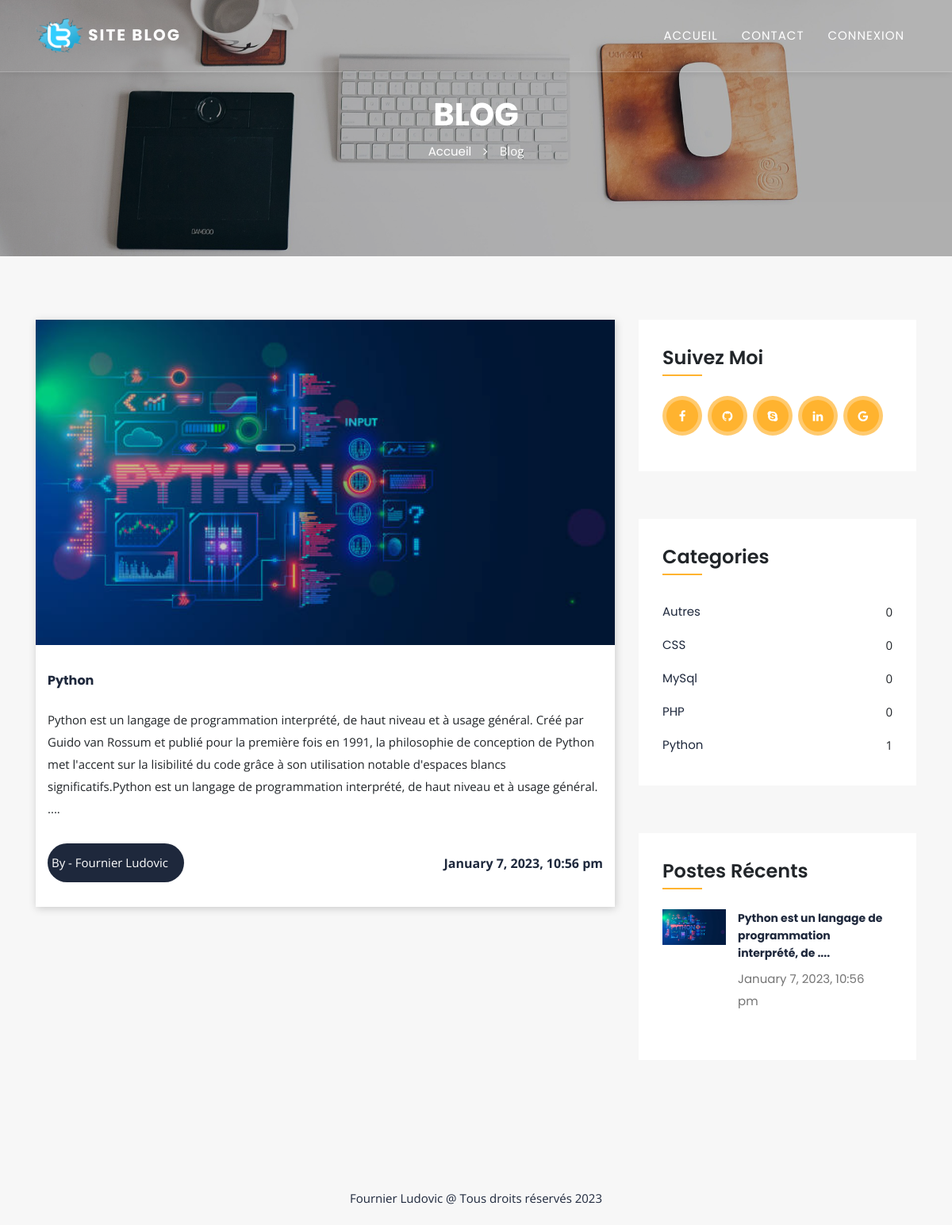
The page / on the database its author committed.
### tables this page shows
CREATE TABLE IF NOT EXISTS `title` (
  `id` int NOT NULL AUTO_INCREMENT,
  `title` varchar(255) NOT NULL,
  `logo` varchar(255) NOT NULL,
  PRIMARY KEY (`id`)
);

CREATE TABLE IF NOT EXISTS `post` (
  `id` int NOT NULL AUTO_INCREMENT,
  `category_id` int NOT NULL,
  `title` varchar(255) NOT NULL,
  `body` text NOT NULL,
  `image` varchar(255) NOT NULL,
  `author` varchar(50) NOT NULL,
  `tags` varchar(255) NOT NULL,
  `date` timestamp NOT NULL DEFAULT CURRENT_TIMESTAMP,
  PRIMARY KEY (`id`)
);

CREATE TABLE IF NOT EXISTS `social` (
  `id` int NOT NULL AUTO_INCREMENT,
  `facebook` varchar(255) NOT NULL,
  `github` varchar(255) NOT NULL,
  `skype` varchar(255) NOT NULL,
  `linkedin` varchar(255) NOT NULL,
  `google` varchar(255) NOT NULL,
  PRIMARY KEY (`id`)
);

CREATE TABLE IF NOT EXISTS `category` (
  `category_id` int NOT NULL AUTO_INCREMENT,
  `name` varchar(50) NOT NULL,
  PRIMARY KEY (`category_id`)
);

CREATE TABLE IF NOT EXISTS `footer` (
  `id` int NOT NULL AUTO_INCREMENT,
  `copyright` varchar(255) NOT NULL,
  PRIMARY KEY (`id`)
);

### db/Database.php (called while the page is built, shortened)
<?php
class Database
{
    public $host = DB_HOST;
    public $user = DB_USER;
    public $pass = DB_PASSWORD;
    public $dbname = DB_NAME;
    public $link;
    private function connectDB()
    {
        $this->link = new mysqli($this->host, $this->user, $this->pass, $this->dbname);
    }
    public function select($query)
    {
        $result = $this->link->query($query) or die($this->link->error . __LINE__);
        if ($result->num_rows > 0) {
            return $result;
        } else {
            return false;
        }
    }
}

### classes/format.php (called while the page is built, shortened)
<?php
class Format
{
    public function formatDate($date){
        return date('F j, Y, g:i a', strtotime($date));
    }
    public function textShorten($text, $limit = 400){
        $text = $text. " ";
        $text = substr($text, 0, $limit);
        $text = substr($text, 0, strrpos($text, ' '));
        $text = $text. " .... ";
        return $text;
    }
}

### index.php (the view)
<?php include "includes/header.php" ?>
<section class="banner background9 overlay_three full_row">
    <div class="container">
        <div class="row">
            <div class="col-md-12 col-lg-12">
                <div class="banner_text text-center">
                    <h1 class="page_banner_title color_white text-uppercase">Blog</h1>
                    <div class="breadcrumbs m-auto d-inline-block">
                        <ul>
                            <li class="hover_gray"><a href="index.php">Accueil</a></li>
                            <li><i class="fa fa-angle-right" aria-hidden="true"></i></li>
                            <li class="color-default">Blog</li>
                        </ul>
                    </div>
                </div>
            </div>
        </div>
    </div>
</section>
<section class="blog_area py_80 bg_secondery full_row">
    <div class="container">
        <div class="row">
            <div class="col-md-7 col-lg-8">
                <div class="blog_list mb_60">
                    <?php
                    $query = "SELECT * FROM post ORDER BY id DESC";
                    $post = $db->select($query);
                    if ($post) {
                        while ($result = $post->fetch_assoc()) {
                    ?>
                            <div class="blog_item mb_30 wow animated slideInUp">
                                <div class="blog_img overlay_one"><img src="admin/<?php echo $result['image']; ?>" alt="image"></div>
                                <div class="blog_content bg_white">
                                    <div class="blog_title">
                                        <a class="color_primary" href="post_details.php?id=<?php echo $result['id'];  ?>">
                                            <h5><?php echo $result['title'];  ?></h5>
                                        </a>
                                    </div>
                                    <p class="mt_15 mb_30"> <?php echo $format->textShorten($result['body']); ?></p>
                                    <div class="admin">
                                        <span class="color_white">By - <?php echo $result['author']; ?></span>
                                    </div>
                                    <div class="date float-right color_primary"><?php echo $format->formatDate($result['date']);  ?></div>
                                </div>
                            </div>
                        <?php  } ?>
                    <?php  } ?>
                </div>
            </div>
            <?php
            include "includes/sidebar.php";
            ?>
        </div>
    </div>
</section>
<?php include "includes/footer.php"; ?>

### includes/header.php (shortened to what this page needs)
<?php include "db/Database.php" ?>
<?php include "classes/format.php" ?>
<?php
$db = new Database();
$format = new Format();
?>
<!DOCTYPE html>
<html lang="en">
<head>
    <link rel="stylesheet" href="css/bootstrap.min.css">
    <link rel="stylesheet" href="css/font-awesome.min.css">
    <link rel="stylesheet" href="fonts/flaticon.css">
    <link rel="stylesheet" href="css/plugins.css">
    <link rel="stylesheet" href="css/style.css">
    <link rel="stylesheet" href="css/color.css" id="color-change">
</head>
<body id="top" class="page-load">
    <div id="page_wrapper">
        <div class="row">
            <header class="main_nav">
                <div class="container">
                    <nav class="navbar navbar-expand-lg navbar-light w-100">
                        <?php
                        $query = "SELECT * FROM title WHERE id='1'";
                        $title = $db->select($query);
                        if ($title) {
                            while ($result = $title->fetch_assoc()) {
                        ?>
                                <a class="navbar-brand p_0" href="index.php#top"><img class="nav-logo" src="admin/<?php echo $result['logo'] ?>" style="height: 50px; width: 60px;" alt="logo"> <span><?php echo $result['title'] ?></span></a>
                        <?php }
                        } ?>
                        <div class="collapse navbar-collapse" id="navbarSupportedContent">
                            <ul class="navbar-nav ml-auto">
                                <li class="nav-item"><a class="nav-link" href="index.php">Accueil</a></li>
                                <li class="nav-item"><a class="nav-link" href="contact.php">Contact</a></li>
                                <li class="nav-item"><a class="nav-link" href="../../Blog_soutenance/admin/login.php">Connexion</a></li>
                            </ul>
                        </div>
                    </nav>
                </div>
            </header>

### includes/sidebar.php
<div class="col-md-5 col-lg-4">
    <div class="blog_sidebar">
        <div class="widget mb_60 d-inline-block p_30 bg_white full_row wow animated slideInUp">
            <h3 class="widget_title mb_30 text-capitalize">Suivez moi</h3>
            <div class="socal_media">
                <ul>
                    <?php
                    $query = "SELECT * FROM social WHERE id='1'";
                    $social = $db->select($query);
                    if ($social) {
                        while ($result = $social->fetch_assoc()) {
                    ?>
                            <li><a href="<?php echo $result['facebook'] ?>" target="_blank"><i class="fa fa-facebook" aria-hidden="true"></i></a></li>
                            <li><a href="<?php echo $result['github'] ?>" target="_blank"><i class="fa fa-github" aria-hidden="true"></i></a></li>
                            <li><a href="<?php echo $result['skype'] ?>" target="_blank"><i class="fa fa-skype" aria-hidden="true"></i></a></li>
                            <li><a href="<?php echo $result['linkedin'] ?>" target="_blank"><i class="fa fa-linkedin" aria-hidden="true"></i></a></li>
                            <li><a href="<?php echo $result['google'] ?>" target="_blank"><i class="fa fa-google" aria-hidden="true"></i></a></li>
                    <?php }
                    } ?>
                </ul>
            </div>
        </div>
        <div class="widget mb_60 d-inline-block p_30 primary_link bg_white full_row wow animated slideInUp">
            <h3 class="widget_title mb_30 text-capitalize">Categories</h3>
            <div class="category_sidebar">
                <?php
                $query = "SELECT category.name,category.category_id,COUNT(post.id) FROM post
                            RIGHT JOIN category ON post.category_id = category.category_id
                            GROUP BY name";
                $category = $db->select($query);
                if ($category) {
                    while ($result = $category->fetch_assoc()) {
                ?>
                        <ul>
                            <li><a href="posts.php?category=<?php echo $result['category_id']; ?>"><?php echo $result['name']; ?></a>
                                <span><?php echo $result['COUNT(post.id)'];  ?> </span>
                            </li>
                        <?php  } ?>
                    <?php  } ?>
                        </ul>
            </div>
        </div>
        <div class="widget mb_60 d-inline-block p_30 primary_link bg_white full_row wow animated slideInUp">
            <h3 class="widget_title mb_30 text-capitalize">Postes Récents</h3>
            <div class="recent_post">
                <ul>
                    <?php
                    $query = "SELECT * FROM post ORDER BY id DESC limit 5";
                    $post = $db->select($query);
                    if ($post) {
                        while ($result = $post->fetch_assoc()) {
                    ?>
                            <li class="mb_30">
                                <a href="post_details.php?id=<?php echo $result['id']; ?>">
                                    <div class="post_img"><img src="admin/<?php echo $result['image']; ?>" alt="image"></div>
                                    <div class="recent_post_content">
                                        <h6><?php echo $format->textShorten($result['body'], 60); ?></h6>
                                        <span class="color_gray"><?php echo $format->formatDate($result['date']); ?></span>
                                    </div>
                                </a>
                            </li>
                        <?php  } ?>
                    <?php  } ?>
                </ul>
            </div>
        </div>
    </div>
</div>

### includes/footer.php (shortened to what this page needs)
<footer class="p_20 color_primary bg_secondery full_row text-center wow animated slideInUp">
    <div class="container">
        <div class="row">
            <div class="col-md-12 col-lg-12">
                <div class="copyright">
                    <?php
                    $query = "SELECT * FROM footer WHERE id='1'";
                    $copyright = $db->select($query);
                    if ($copyright) {
                        while ($result = $copyright->fetch_assoc()) {
                    ?>
                            <p><?php echo $result['copyright'] ?> <?php echo date('Y') ?></p>
                    <?php }
                    } ?>
                </div>
            </div>
        </div>
    </div>
</footer>
</div>
</div>
</body>
</html>

### css/style.css (style rules this page uses)
body { font-family: 'Open Sans', sans-serif; font-size: 15px; line-height: 28px; }
h1,h2,h3,h4,h5,h6 { font-family: 'Poppins', sans-serif; font-weight: 700; }
h1 { font-size: 40px; line-height: 48px; }
h3 { font-size: 24px; line-height: 36px; }
h5 { font-size: 16px; line-height: 24px; }
h6 { font-size: 14px; line-height: 22px; }
p { margin: 0px; }
img { width: 100%; height: auto; }
ul { margin: 0; padding: 0; }
ul li { list-style-type: none; }
a { display: inline-block; font-family: 'Poppins', sans-serif; }
.full_row { position: relative; width: 100%; }
.mt_15 { margin-top: 15px; }
.mb_60 { margin-bottom: 60px; }
.mb_30 { margin-bottom: 30px }
.p_30 { padding: 30px; }
.p_20 { padding: 20px; }
.py_80 { padding: 80px 0px; }
.overlay_one,.overlay_two,.overlay_three,.overlay_four { position: relative; }
.overlay_one:before,.overlay_two:before,.overlay_three:before,.overlay_four:before { position: absolute; content:" "; top:0; left:0; width:100%; height:100%; display: block; z-index: 9 }
.socal_media ul li { margin-bottom: 15px; }
.socal_media ul li a,.owl-carousel .owl-nav button.owl-prev, .owl-carousel .owl-nav button.owl-next,.contact_icon,.contact_icon { width: 50px; height: 50px; line-height: 42px; text-align: center; border-radius: 50%; border: 5px solid; }
.widget_title { position: relative; font-weight: 600; text-transform: uppercase; }
.widget_title:before { content: ""; position: absolute; bottom: -5px; left: 0px; width: 50px; height: 2px; }
.background9 { background-image: url(../images/background/04.jpg); background-size: cover; background-position: center center; }
.navbar { padding:0px; }
header { z-index: 11; }
.navbar-brand { text-transform: uppercase; font-weight: 700; letter-spacing: 2px; font-family: 'Poppins', sans-serif; }
.main_nav { width: 100%; right: 0; left: 0; position: absolute; padding: 15px 0; min-height: 72px; }
.navbar-light .navbar-nav .nav-link { letter-spacing:1px; text-transform: uppercase; line-height: 32px; }
.navbar .navbar-nav .nav-item { padding:0px 15px; }
.navbar-nav .nav-item .nav-link { position: relative; padding: 0; }
.navbar-nav .nav-item .nav-link:before { position: absolute; content: ""; width: 100%; display: table; height: 2px; left: 0px; bottom: 0px; opacity: 0; }
.blog_item { position: relative; }
.blog_content { padding: 30px 15px; display: inline-block; }
.blog_title a h5 { line-height: 24px; }
.blog_img { overflow: hidden; }
.admin { border-radius: 30px; padding: 5px; display: inline-block; float: left; }
.admin span { padding-right: 15px; line-height: 39px; }
.date { font-size: 16px; font-weight: 700; line-height: 50px; }
.banner { padding: 110px 0px; }
.page_banner_title { margin-top: 10px; }
.banner_text { position: relative; z-index: 11; }
.breadcrumbs ul li { float: left; margin-right: 15px; display: inline-block; }
.breadcrumbs ul li:last-child { margin-right: 0px; }
.widget .socal_media ul li { float: left; margin-right: 7px; }
.category_sidebar ul li,.archives ul li { padding: 7px 0px; text-align: right; width: 100%; display: inline-block; }
.category_sidebar ul li a,.archives ul li a { float: left; }
.recent_post .post_img { width: 80px; height: auto; float: left; }
.recent_post_content { display: inline-block; padding-left: 15px; width: 70%; }
.navbar-nav .nav-item .nav-link:before { -webkit-transition: all 300ms linear; -ms-transition: all 300ms linear; -moz-transition: all 300ms linear; -o-transition: all 300ms linear; transition: all 300ms linear; }
.navbar-nav .nav-item .nav-link:before { -webkit-transform: scaleX(0); -ms-transform: scaleX(0); -moz-transform: scaleX(0); -o-transform: scaleX(0); transform: scaleX(0); }
.default-portfolio-item .overlay-box,.table,.member:hover .data, .blog_img img,.blog_item:hover .blog_img img,.blog_item a:hover, .page-link,.category_sidebar ul li,.category_sidebar ul li a,.recent_post a, .archives ul li a,.tags ul li a,.btn_info { -webkit-transition:all 400ms ease-out; -ms-transition:all 400ms ease-out; -o-transition:all 400ms ease-out; -moz-transition:all 400ms ease-out; transition:all 400ms ease-out; }
.default-portfolio-item:hover .overlay-box,.member:hover .hover_overlay,.blog_img img { -webkit-transform:scale(1,1); -ms-transform:scale(1,1); -o-transform:scale(1,1); -moz-transform:scale(1,1); transform:scale(1,1); opacity:1; visibility:visible; }
#page_wrapper { padding-left: 15px; padding-right: 15px; background-color: #fff; }

### rows shown on the page
title: logo (picture), title "SITE BLOG"
post: image (picture), title "Python", body "Python est un langage de programmation interprété, de haut niveau et à usage général. Créé par Guido van Rossum et publié pour la première fois en 1991, la philosophie de conception de Python met l'accent sur la lisibilité du code grâce à son utilisation notable d'espaces blancs significatifs.Python est un langage de programmation interprété, de haut niveau et à usage général. ....", author "Fournier Ludovic", date "January 7, 2023, 10:56 pm", body "Python est un langage de programmation interprété, de ...."
category: name "Autres", COUNT "0"
category: name "CSS", COUNT "0"
category: name "MySql", COUNT "0"
category: name "PHP", COUNT "0"
category: name "Python", COUNT "1"
footer: copyright "Fournier Ludovic @ Tous droits réservés"
